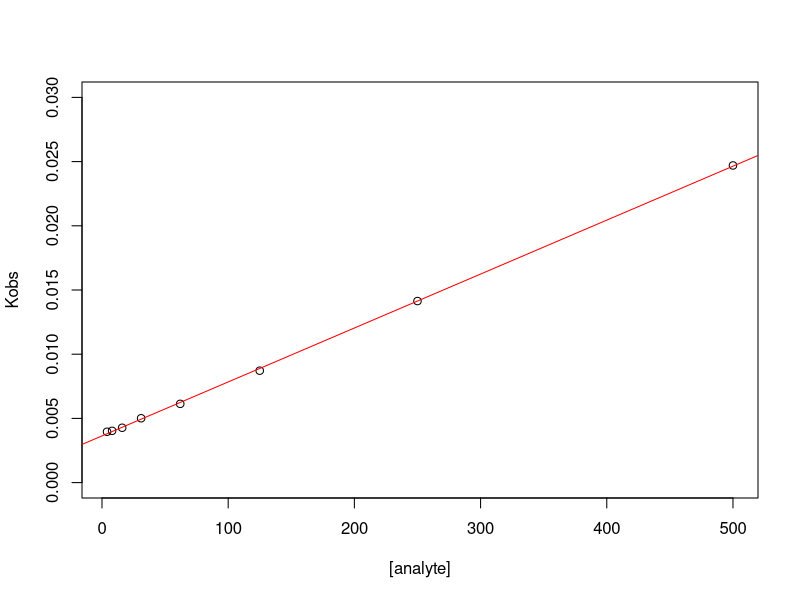

Reproduce this figure in R.
#------------------------------------------------------------------------------------------------------------------
#                                    ~~ Deriving KD from Kobs values ~~
#------------------------------------------------------------------------------------------------------------------
# This R script provides code for fitting a linear model for the relationship between Kobs and analyte concentration
# in order to derive the KD of a reaction. 

# Create vectors for the concentration variable and corresponding Kobs values.
# The following values are simply examples. 
c <- c(4,8,16,31,62,125,250,500)
kobs <- c(0.0039604, 0.0040308, 0.0042716, 0.0050106, 0.0061333, 0.008715, 0.01414, 0.0247)

#Plot the data 
plot(c,kobs, ylim = c(0,0.03),xlab="[analyte]", ylab="Kobs")
      #the "xlim" is set to best visualise the example data
      #choose which range of X-values are most suitable to visualise the data being analysed.   

#Create a linear fit for the curve using the "lm" function 
fit <- lm(kobs ~ c)

#visualise the fit in the plot 
abline(fit, col = "red")

#View the estimated values for the coefficients.
summary(fit)
      #"(intercept)" is the y-intercept i.e. the dissociation rate constant.
      #"c" is the slope i.e. the association rate constant. 
      # KD is derived by dividing the dissociation rate constant by the association rate constant. 
      



